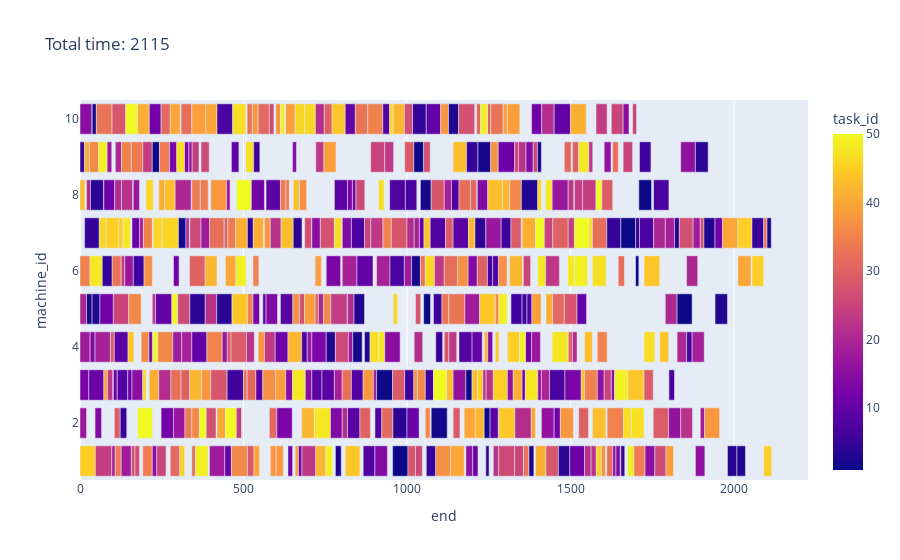

Notebook code for this chart:
### Code cell
from plotly.express import bar
def visualize_schedule(machine_table,total_time):
    """ Requires machine table (schedule) for specific genotype"""
    df_list = []
    for i in machine_table:
        df_list.append(i.df_task_list())
    df_sumup = pd.concat(df_list,axis=0)
    df_sumup['end'] = df_sumup['end_time'] - df_sumup['start_time']
    fig = bar(data_frame=df_sumup,base='start_time',x = 'end',y = 'machine_id',color = "task_id",orientation='h',title=f"Total time: {total_time}")
    fig.show()
visualize_schedule(best.machine_table,best.time)

### Figure 1 — Plotly figure (JSON) as saved in the notebook; plotly's stock layout.template omitted (floating-point values rounded to 4 significant figures; data arrays with more than 128 entries replaced by an {"elided": "..."} marker saying what was removed)
{"data": [{"alignmentgroup": "True", "base": {"elided": "550 int values"}, "hovertemplate": "start_time=%{base}<br>end=%{x}<br>machine_id=%{y}<br>task_id=%{marker.color}<extra></extra>", "legendgroup": "", "marker": {"color": {"elided": "550 int values"}, "coloraxis": "coloraxis", "pattern": {"shape": ""}}, "name": "", "offsetgroup": "", "orientation": "h", "showlegend": false, "textposition": "auto", "type": "bar", "x": {"elided": "550 int values"}, "xaxis": "x", "y": {"elided": "550 int values"}, "yaxis": "y"}], "layout": {"barmode": "relative", "coloraxis": {"colorbar": {"title": {"text": "task_id"}}, "colorscale": [[0, "#0d0887"], [0.1111, "#46039f"], [0.2222, "#7201a8"], [0.3333, "#9c179e"], [0.4444, "#bd3786"], [0.5556, "#d8576b"], [0.6667, "#ed7953"], [0.7778, "#fb9f3a"], [0.8889, "#fdca26"], [1, "#f0f921"]]}, "legend": {"tracegroupgap": 0}, "title": {"text": "Total time: 2115"}, "xaxis": {"anchor": "y", "domain": [0, 1], "title": {"text": "end"}}, "yaxis": {"anchor": "x", "domain": [0, 1], "title": {"text": "machine_id"}}}}
